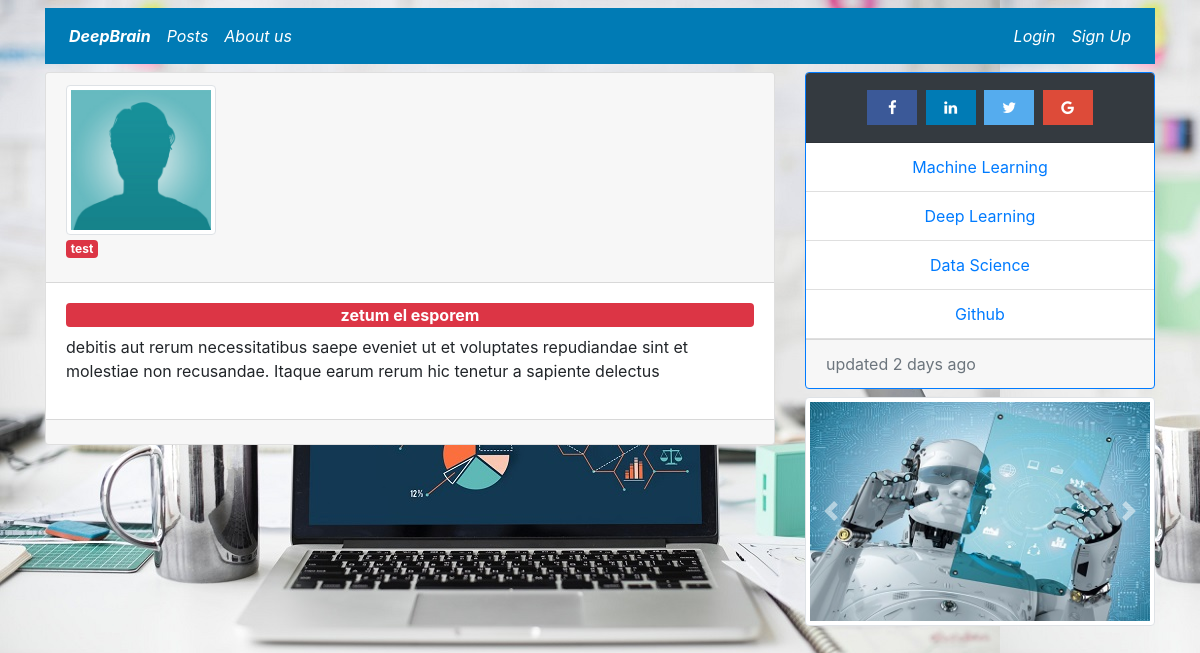
The page /post/12 on the database its author committed.
### deepbrain/models.py (models this page shows, shortened)
class User(db.Model,UserMixin):
	id = db.Column(db.Integer,primary_key=True)
	username = db.Column(db.String(40),unique=True,nullable=False)
	email = db.Column(db.String(120),nullable=False)
	image_file = db.Column(db.String(20),nullable=False,default="default.jpg")
	password = db.Column(db.String(60),nullable=False)
	posts = db.relationship('Post',backref="author",lazy=True)

class Post(db.Model):
	id = db.Column(db.Integer,primary_key=True)
	title = db.Column(db.String(120),unique=True,nullable=False)
	content = db.Column(db.Text,nullable=False)
	date_posted = db.Column(db.DateTime, nullable=False, default=datetime.utcnow)
	user_id = db.Column(db.Integer,db.ForeignKey("user.id"),nullable=False)

### deepbrain/routes.py (the view)
@app.route("/post/<int:post_id>")
def post(post_id):
	post = Post.query.get_or_404(post_id)
	return render_template("post.html",title=post.title,post=post)

### deepbrain/templates/post.html (shortened to what this page needs)
{%extends "layout.html"%}
{% block content %}
<div class="card">
	<div class="card-header">
		<div class="row">
			<div class="col-md-3 col-sm-3 col-xs-12">
				<img class=" img-thumbnail img-fluid" src="{{url_for('static',filename='profile_pics/'+post.author.image_file)}}" alt="pct"/>
				<h5 class="card-title badge badge-danger">{{post.author.username}}</h5>
			</div>
			<div class="col-md-9 col-sm-9 col-xs-12">
			</div>
		</div>
	</div>
	<div class="card-body">
		<fieldset>
			<legend class="badge badge-danger" style="font-size: 1em;">
				{{post.title}}
			</legend>
			<p>{{post.content}}</p>
		</fieldset>
	</div>
	<div class="card-footer">
	</div>
</div>
{% endblock content %}

### deepbrain/static/css/static.css (style rules this page uses)
body { background-image: url("../images/bg2.jpg"); }

### rows shown on the page
User: image_file (placeholder picture), author.username "test"
Post: title "zetum el esporem", content "debitis aut rerum necessitatibus saepe eveniet ut et voluptates repudiandae sint et molestiae non recusandae. Itaque earum rerum hic tenetur a sapiente delectus"
